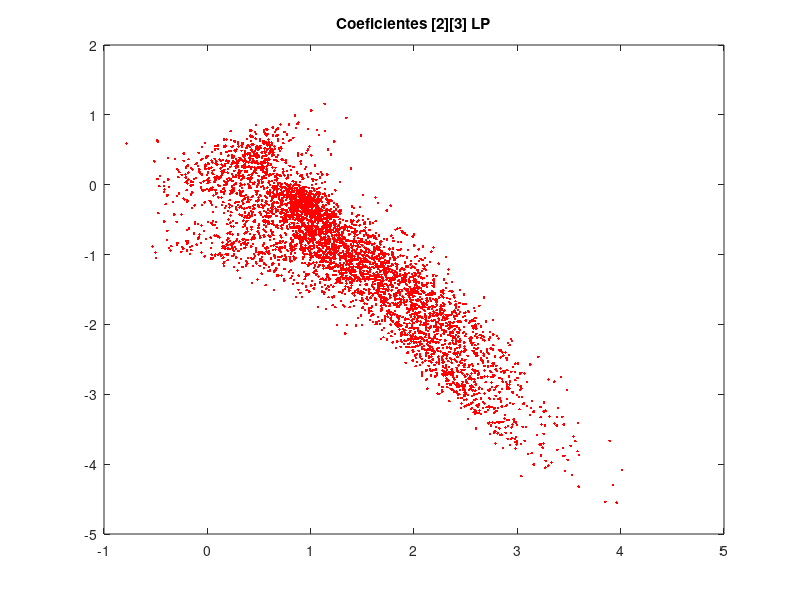
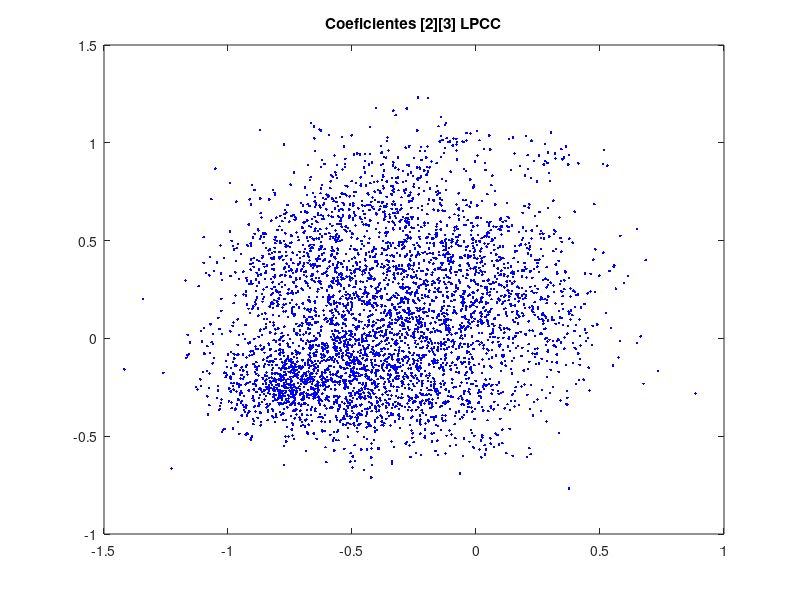
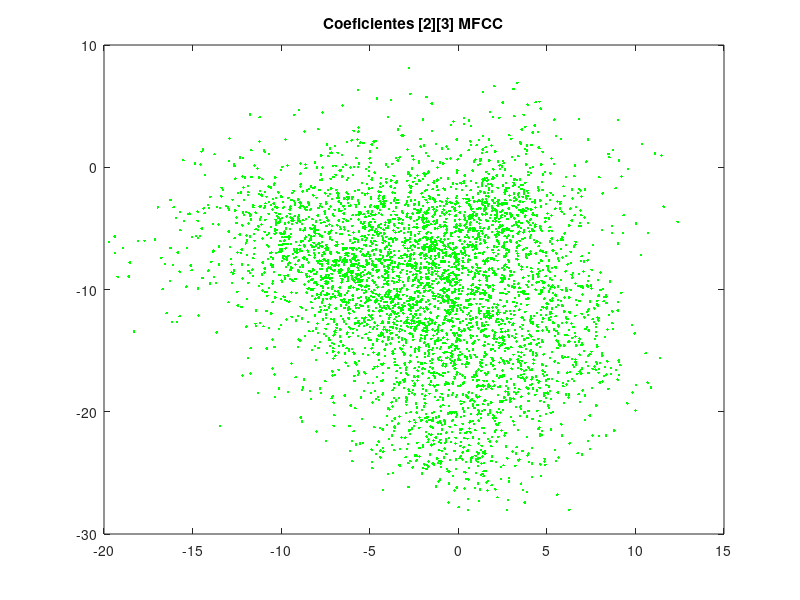

These charts were generated, in order, by the following MATLAB code:
%% LP
file = fopen('lp_2_3.txt');
LP = fscanf(file, '%f', [2 inf]);

%% LPCC
file = fopen('lpcc_2_3.txt');
LPCC = fscanf(file, '%f', [2 inf]);

%% MFCC
file = fopen('mfcc_2_3.txt');
MFCC = fscanf(file, '%f', [2 inf]);

%% PLOT
figure; 
plot(LP(1,:), LP(2,:), '.r');
title('Coeficientes [2][3] LP');
figure; 
plot(LPCC(1,:), LPCC(2,:), '.b');
title('Coeficientes [2][3] LPCC');
figure;
plot(MFCC(1,:), MFCC(2,:), '.g');
title('Coeficientes [2][3] MFCC');
